Frame 1 (no input): blank canvas, image omitted
Frame 60 (the mouse pressed at the canvas centre just before this capture): blank canvas, image omitted
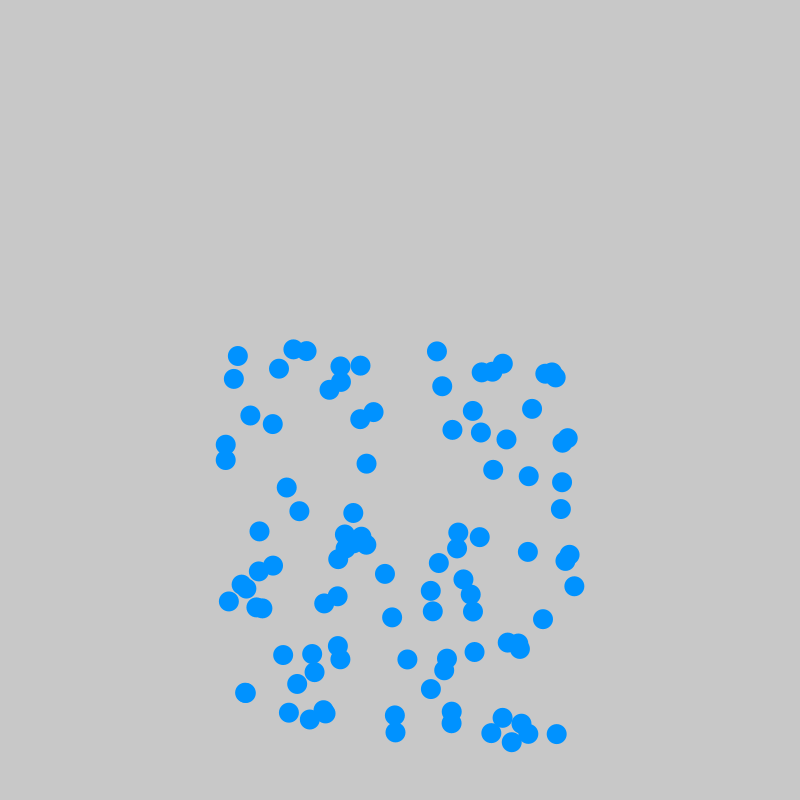
Frame 120 (the mouse held since frame 60 and released just before this capture)

The Processing sketch whose frames 1 and 60 were blank and that drew this single picture after the mouse press (run headless with seeded random() and noise(); from frame 60 on, the mouse is pressed at the canvas centre):

// Processing sketch: Homework_6_Explosions
// ── Homework_6_Explosions.pde
//------------------------------> Global Variables

int particleSwitch;

ArrayList<Explosion> particles = new ArrayList<Explosion>();
Explosion explosion = new Explosion(0,0,0);

//------------------------------> Explosion Setup

void setup() {
  size(800, 800);
  noStroke();
  smooth();
}

//------------------------------> Explosion Update

void draw() {
  background(200);

  explosion.circleUpdate();
}

//------------------------------> Explosion Mouse Pressed

void mousePressed(){
  particleSwitch += 1;
  
  //Adds a 100 particles on mouse click
  
  for(int i = 0; i < 100; i++){
    particles.add(new Explosion(mouseX, mouseY,particleSwitch));   
  }
  
  if(particleSwitch == 3){
    particleSwitch = 0;
  }
}

// ── Explosion.pde
//------------------------------> Explosion class
class Explosion {

  PVector acceleration = new PVector(0,0.1);
  PVector velocity = new PVector(random(-3,3),random(-4,3));
  PVector positions = new PVector();
  
  int particleType;
  float bounceVertical = -0.85;
  float bounceHorizontal = 2;

//------------------------------> Explosion class Constructor
  
Explosion(float x, float y, int type){
  this.positions.x = x;
  this.positions.y = y;
  this.particleType = type;
}

//------------------------------> Explosion class Update which goes to the main script

void circleUpdate(){

//Updates move and display functions for each particle

  for (int i = particles.size()-1; i >= 0; i--) {
    particles.get(i).move();
    particles.get(i).display();
    
//Removes out of screen particles

    if(particles.get(i).isOffScreen()){
      particles.remove(i);
    }
  }
}

//------------------------------> Explosion class function which handles movement of particles

void move() {
  
//Gravity essentially
  
  velocity.y += acceleration.y;

//Explosion spread
  
  positions.x += velocity.x;
  positions.y += velocity.y;
  
//Ground bounce
    
  if(positions.y + velocity.y > height){
    velocity.y *= bounceVertical;
    velocity.x *= bounceHorizontal; 
  }
}

//------------------------------> Explosion class function which changes between the different particles

void display() {

  if(particleType == 1){
    fill(#0092FF);
    ellipse(positions.x, positions.y, 20, 20);
  }
  else if(particleType == 2){
    fill(#5BFC00);
    triangle(positions.x+10, positions.y, positions.x-10, positions.y, positions.x, positions.y-15);
  }
  else if(particleType == 3){
    fill(#FC6100);
    rect(positions.x, positions.y, 20, 20);
  }
}
  
//------------------------------> Explosion class boolean for checking when particles leave the camera

boolean isOffScreen(){
    return positions.x < 0 || positions.x > width || positions.y < 0 || positions.y > height+50;
  }
}
